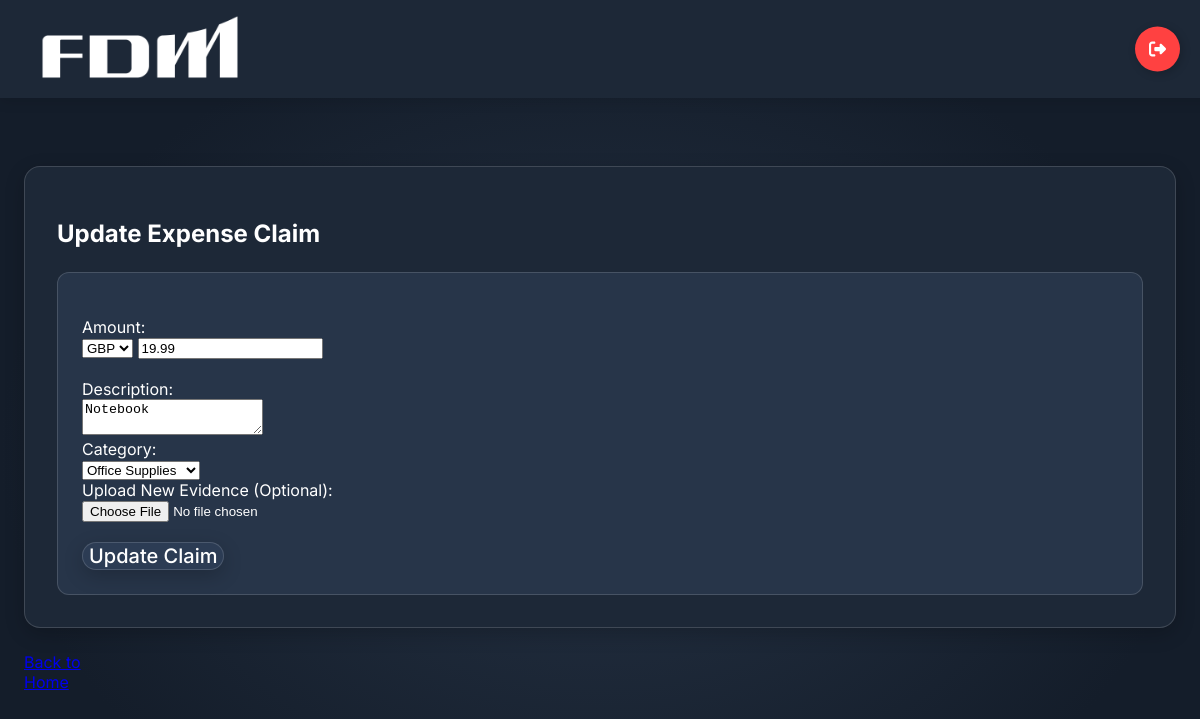
The app's page /php/update_claim.php?claimId=3 (signed in) with its own data.
### tables this page shows
CREATE TABLE `expense_claims` (
  `claimId` int(11) NOT NULL,
  `employeeId` int(11) NOT NULL,
  `amount` decimal(10,2) NOT NULL,
  `description` varchar(255) NOT NULL,
  `category` varchar(50) NOT NULL,
  `status` enum('Pending','Approved','Rejected','Reimbursed') DEFAULT 'Pending',
  `date` timestamp NOT NULL DEFAULT current_timestamp(),
  `evidenceFile` varchar(255) NOT NULL,
  `receipt` varchar(255) NOT NULL,
  `currency` varchar(5) DEFAULT NULL
);

### php/update_claim.php (the view, shortened to what this page needs)
<?php
$claim = null;
if (isset($_GET["claimId"])) {
    $claimId = $_GET["claimId"];
    $employeeId = $_SESSION["employeeId"];
    $conn = DatabaseManager::getInstance()->getConnection();
    $sql = "SELECT * FROM expense_claims WHERE claimId = ? AND employeeId = ?";
    $stmt = $conn->prepare($sql);
    $stmt->execute([$claimId, $employeeId]);
    $claim = $stmt->fetch(PDO::FETCH_ASSOC);
} else {
    $_SESSION["message"] = "No claim ID provided.";
    header("Location: employee_dashboard.php");
    exit();
}
?>
<!DOCTYPE html>
<html lang="en">
<head>
    <link rel="stylesheet" href="../css/style.css">
</head>
<body>
    <div class="container">
        <nav class="navbar">
                <a href="#"><img class="logo" src="../images/FDM_Group_Logo_White.png" width="200" alt="FDM Logo"></a>
                <div class="nav-links">
                    <form method="POST" action="../php/logout.php" style="display: inline;">
                        <button class="Btn" type="submit">
                            <div class="sign">
                            </div>
                        </button>
                    </form>
                </div>
            </nav>
            <br>
        <section class="weather-map">
            <h1>Update Expense Claim</h1>
            <form method="post" action="" enctype="multipart/form-data" class="report">
                <br>
                <label for="amount">Amount:</label>
                <div class="currency-amount">
                    <select id="currency" name="currency" required>
                        <option value="GBP" <?= ($claim['currency'] == 'GBP') ? 'selected' : '' ?>>GBP</option>
                    </select>
                    <input type="number" step="0.01" name="amount" value="<?= $claim['amount'] ?>" required>
                </div>
                <br>
                <label for="description">Description:</label>
                <br>
                <textarea name="description" required><?= htmlspecialchars($claim['description']) ?></textarea>
                <br>
                <label for="category">Category:</label>
                <br>
                <select name="category" required>
                    <option value="Office Supplies" <?= ($claim['category'] == 'Office Supplies') ? 'selected' : '' ?>>Office Supplies</option>
                </select>
                <br>
                <label for="evidenceFile">Upload New Evidence (Optional):</label>
                <br>
                <input type="file" name="evidenceFile" accept="image/*">
                <br>
                <br>
                <button type="submit">Update Claim</button>
            </form>
        </section>
        <div class="home-button">
            <a href="employee_dashboard.php">Back to Home</a>
        </div>
    </div>
</body>
</html>

### css/style.css (style rules this page uses)
body { background-color: #121826; color: #ffffff; font-family: 'Inter', sans-serif; margin: 0; padding: 0; background: radial-gradient(50% 50% at 50% 50%, #253244 0%, #141D2A 100%); min-height: 100vh; }
.container { display: grid; grid-template-columns: repeat(12, 1fr); gap: 24px; padding: 24px; margin-top: 98px; max-width: 1440px; margin-left: auto; margin-right: auto; }
.navbar { width: 100%; height: 98px; background: #1D2837; display: flex; align-items: center; padding: 0 40px; position: fixed; top: 0; left: 0; right: 0; z-index: 10; box-shadow: 0px 4px 12px rgba(0, 0, 0, 0.1); }
.navbar .logo { color: #FFF; font-size: 24px; font-weight: 700; }
button { color: #FFF; font-family: Inter; font-size: 20px; font-weight: 500; cursor: pointer; border-radius: 16px; border: 1px solid rgba(255, 255, 255, 0.15); background: #2C3C54; box-shadow: 0px 6px 20px rgba(0, 0, 0, 0.2); }
.weather-map, .active-alerts { grid-column: span 12; border-radius: 16px; border: 1px solid rgba(255, 255, 255, 0.15); background: #1D2837; padding: 32px; box-shadow: 0px 6px 20px rgba(0, 0, 0, 0.2); }
.report { border-radius: 12px; border: 1px solid rgba(255, 255, 255, 0.15); background: #273549; padding: 24px; margin-top: 24px; }
.Btn { display: flex; align-items: center; justify-content: center; width: 45px; height: 45px; border: none; border-radius: 50%; cursor: pointer; position: relative; overflow: hidden; transition: width 0.3s, border-radius 0.3s, justify-content 0.3s; box-shadow: 2px 2px 10px rgba(0, 0, 0, 0.199); background-color: rgb(255, 65, 65); padding: 0 8px; position: fixed; right: 20px; transform: translateY(-50%); }
.sign { display: flex; align-items: center; justify-content: center; transition: transform 0.3s; }
.sign svg { width: 17px; }

### records on screen
expense_claims: currency "GBP", amount "19.99", description "Notebook", category "Office Supplies"
